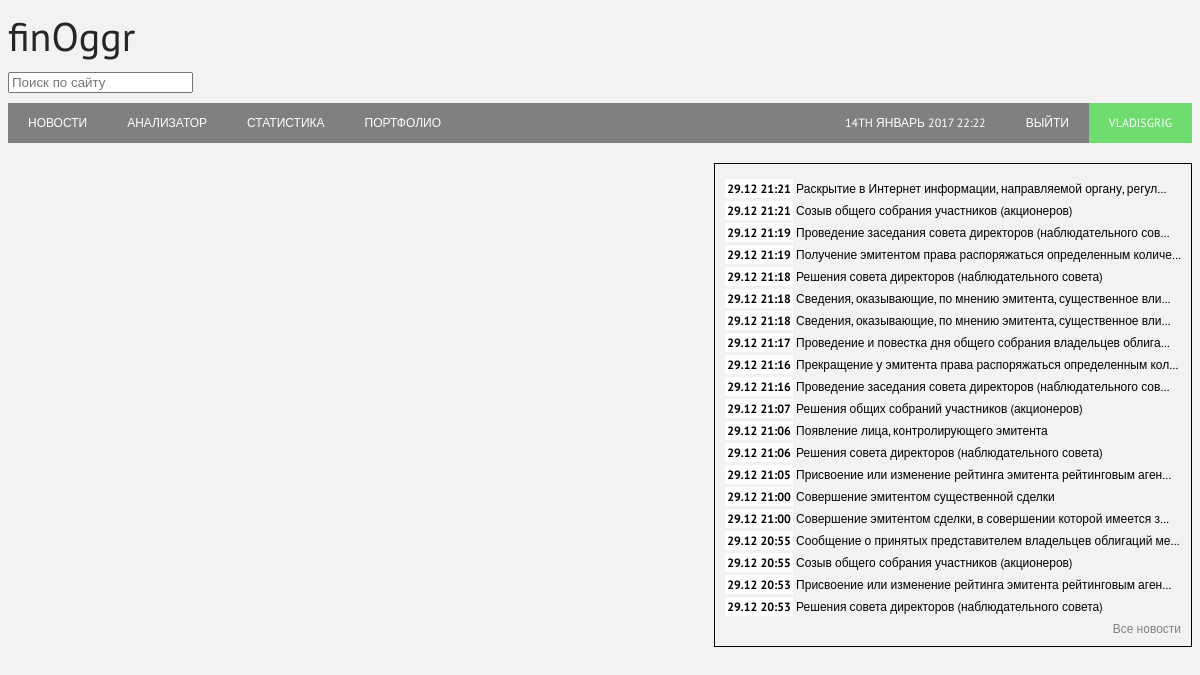
The app's page / (signed in) with its own data.
### news/models.py (models this page shows)
class NewsFeed(models.Model):
    company_id = models.CharField(max_length=6)
    added_at = models.DateTimeField(default=timezone.now)
    news_short = models.TextField(blank=True)
    news_url = models.URLField(unique=True)

### mainapp/views.py (the view)
# urls.py: url(r'^$', index),
def index(request):
    newsfeed = NewsFeed.objects.all().order_by("id")[::-1]
    return render(request, 'index.html', {'time': datetime.now(), 'news': newsfeed})

### templates/index.html
{% extends "base.html" %}
{% block content %}
<div id="newsfeed">
    {% for i in news|slice:":20" %}
    <div class="news"><span class="news_date">{{i.added_at|date:"d.m H:i"}}</span> <a href="{{ i.news_url }}" target="blank">{{i.news_short|truncatechars:60}}</a></div>
    {% endfor %}
    <div class="news button"><a href="">Все новости</a></div>
</div>
{% endblock %}

### templates/base.html (shortened to what this page needs)
{% load staticfiles %}
<!DOCTYPE html>
<html>
<head>
	<link rel="stylesheet" type="text/css" href="{% static 'css/style.css'%}">
</head>
<body>
	<header>
        <h1 class="logo"><a href="/">finOggr</a></h1>
    <form action="#"><input type="search" id="search" placeholder="Поиск по сайту"></form>
    </header>
    <nav>
        <ul>
            <li><a href='#' class="menu">Новости</a></li>
            <li><a href='#' class="menu">Анализатор</a></li>
            <li><a href='#' class="menu">Статистика</a></li>
            <li><a href='/portfolio' class="menu">Портфолио</a></li>
            {% if not user.is_authenticated %}
            <li class="right" class="register"><a href="{% url 'registration' %}" class="register">Регистрация</a></li>
            <li class="right"><a href="{% url 'login' %}" class="menu">Войти</a></li>
            {% else %}
            <li class="right"><a href="{% url 'account' %}" class="register">{{user.username}}</a></li>
            <li class="right"><a href="{% url 'logout' %}" class="menu">Выйти</a></li>
            {% endif %}
            <li class="right"><a>{% now "jS F Y H:i" %} </a></li>
        </ul>
    </nav>
    <section>
        {% block content %}
        {% endblock %}
    </section>
</body>
</html>

### static/css/style.css (style rules this page uses)
html { height: 100%; background-color: #f2f2f2; }
body { box-sizing: border-box; }
h1 { font:400 40px 'pt sans',sans-serif; text-align:center; }
nav a { text-decoration:none; }
nav { height:40px; background:#808080; position:relative; }
nav>ul { position:relative; list-style:none; padding:0; margin:0; }
nav>ul>li { float:left; position:relative; }
nav>ul>li>a { padding:0 20px; color:#fff; display:block; line-height:40px !important; font:400 12px 'PT Sans', sans-serif; text-transform:uppercase; text-decoration:none; }
.right { color: red; text-align: right; float: right; }
#search { margin-top:10px; margin-bottom:10px; }
.register { background-color: #6fdc6f; }
.logo { text-align: left; font-style:bold; margin: 10px 10px 0px 0px; }
.logo a { text-decoration: none; color: #262626; }
#newsfeed { margin-top: 20px; float: right; padding: 10px; border: solid 1px; }
.news { font:400 12px 'PT Sans', sans-serif; margin-top: 7px; }
.news a { text-decoration: none; color: black; }
.news_date { background-color: white; padding: 2px; font-weight: bold; }
.button { float: right; }

### records on screen
NewsFeed: added_at "29.12 21:21", news_short "Раскрытие в Интернет информации, направляемой органу, регул…"
NewsFeed: added_at "29.12 21:21", news_short "Созыв общего собрания участников (акционеров)"
NewsFeed: added_at "29.12 21:19", news_short "Проведение заседания совета директоров (наблюдательного сов…"
NewsFeed: added_at "29.12 21:19", news_short "Получение эмитентом права распоряжаться определенным количе…"
NewsFeed: added_at "29.12 21:18", news_short "Решения совета директоров (наблюдательного совета)"
NewsFeed: added_at "29.12 21:18", news_short "Сведения, оказывающие, по мнению эмитента, существенное вли…"
NewsFeed: added_at "29.12 21:18", news_short "Сведения, оказывающие, по мнению эмитента, существенное вли…"
NewsFeed: added_at "29.12 21:17", news_short "Проведение и повестка дня общего собрания владельцев облига…"
NewsFeed: added_at "29.12 21:16", news_short "Прекращение у эмитента права распоряжаться определенным кол…"
NewsFeed: added_at "29.12 21:16", news_short "Проведение заседания совета директоров (наблюдательного сов…"
NewsFeed: added_at "29.12 21:07", news_short "Решения общих собраний участников (акционеров)"
NewsFeed: added_at "29.12 21:06", news_short "Появление лица, контролирующего эмитента"
NewsFeed: added_at "29.12 21:06", news_short "Решения совета директоров (наблюдательного совета)"
NewsFeed: added_at "29.12 21:05", news_short "Присвоение или изменение рейтинга эмитента рейтинговым аген…"
NewsFeed: added_at "29.12 21:00", news_short "Совершение эмитентом существенной сделки"
NewsFeed: added_at "29.12 21:00", news_short "Совершение эмитентом сделки, в совершении которой имеется з…"
NewsFeed: added_at "29.12 20:55", news_short "Сообщение о принятых представителем владельцев облигаций ме…"
NewsFeed: added_at "29.12 20:55", news_short "Созыв общего собрания участников (акционеров)"
NewsFeed: added_at "29.12 20:53", news_short "Присвоение или изменение рейтинга эмитента рейтинговым аген…"
NewsFeed: added_at "29.12 20:53", news_short "Решения совета директоров (наблюдательного совета)"

### other values on screen
{{ user.username }} "VLADISGRIG"
